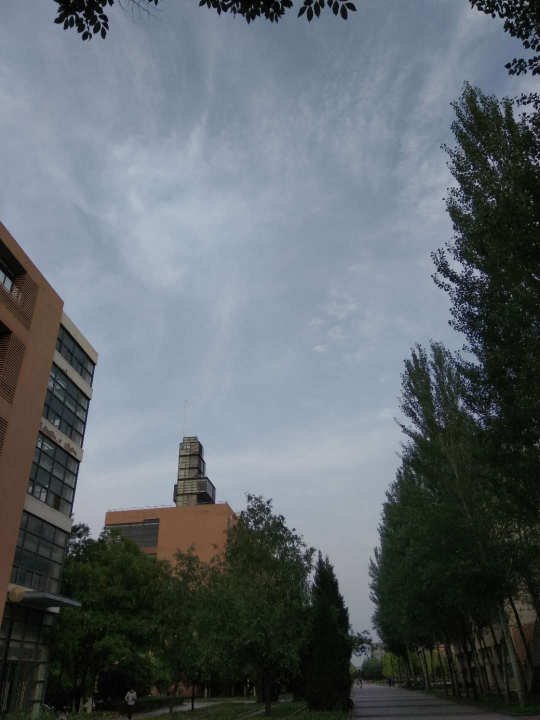
//> input picture OpenCV_Android/OpenCV_Android/name26.jpg, 1080 x 1440 px (shown at 1/2 size)
$ ./version3.0   (built with g++ and OpenCV 4)
//> lines starting //> are read from the running program, lines starting //| are printed output that depends on the picture; after the words box and inside, x2 and y2 are one past the last pixel; in counts of white or black regions, pixels touching at a corner belong together; pictures that were not available may be replaced by others from this repository, and a replacement may not be noted
#include<iostream>
#include <opencv.hpp>
#include <opencv2/highgui.hpp>
#include <opencv2/core/core.hpp>
#include <stdio.h>
#include <opencv2/imgproc.hpp>

#include <opencv2/ml/ml.hpp>
using namespace std;
using namespace cv;

//----------------------------------------
void printMatInfo(Mat img, string name);
void printMat(Mat img);
Mat IncreaseColor(Mat img, double Value);
Mat Gamma(Mat image);


void correcting(Mat src);
void printMatValue(Mat img);
void Wait_Wang();
Vec3b RandomColor(int value);
void Hough(Mat srcImage);
void ExcellentCorrecting(Mat src);
void Rotation(Mat img);

RNG rng(12345);


void yourname();
void callBack(int, void*);
void hsv_function();
void colorMap();
Mat TransferColor(Mat src);

void VS_Style();


//色相
int hmin = 0;
int hmin_Max = 360;
int hmax = 360;
int hmax_Max = 360;
//饱和度
int smin = 0;
int smin_Max = 255;
int smax = 255;
int smax_Max = 255;
//亮度
int vmin = 106;
int vmin_Max = 255;
int vmax = 250;
int vmax_Max = 255;
//显示原图的窗口
string windowName = "src";
//输出图像的显示窗口
string dstName = "dst";

//输入图像
Mat img = imread("name13.jpg");
//灰度值归一化
Mat bgr;
//HSV图像
Mat hsv;
//输出图像
Mat dst;


//----------------------------------------

int main() {
	Mat img;
	img = imread("name26.jpg");
//> img is the input picture: 1440 rows x 1080 cols, CV_8UC3; mean B, G, R 108, 102, 94.5
	resize(img, img, Size(800, 800));
//> img: 800 rows x 800 cols, CV_8UC3
	//yourname();
	//colorMap();
	VS_Style();
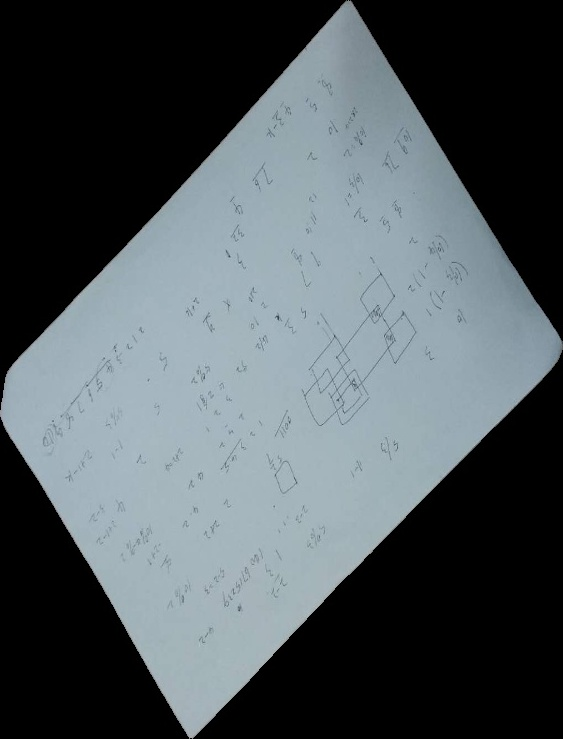
//> input picture OpenCV_Android/OpenCV_Android/rotation2.jpg, 563 x 739 px, given in place of yourname1.jpg, which was not available
//> in VS_Style, src is the input picture: 739 rows x 563 cols, CV_8UC3; mean B, G, R 91.3, 87.1, 78.4
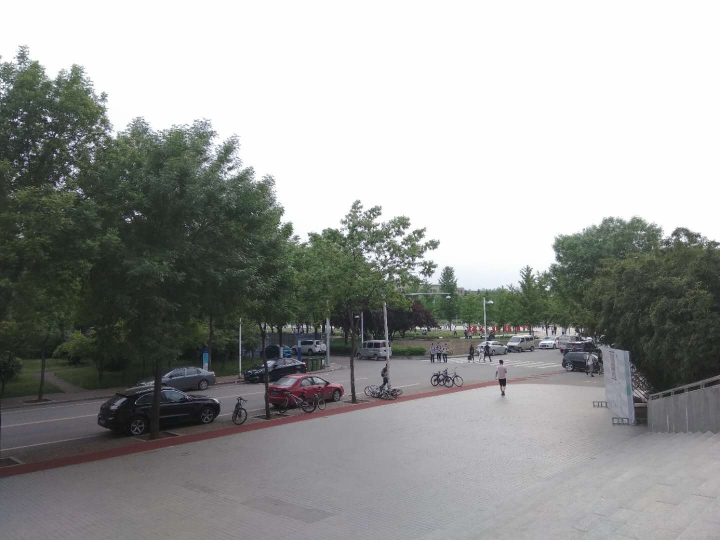
//> input picture OpenCV_Android/OpenCV_Android/name29.jpg, 1440 x 1080 px, given in place of sky1.jpg, which was not available (shown at 1/2 size)
//> in VS_Style, sky is the input picture: 1080 rows x 1440 cols, CV_8UC3; mean B, G, R 154.5, 156.2, 154.7
	//hsv_function();
	// TransferColor();
	// IncreaseColor(img,100.0);
	// Gamma(img);
	int  i = 0;
	cin >> i;

	img = imread("adjust14.jpg");
	//img = imread("rotation2.jpg");
	//Hough(img);
	printMat(img);
	Mat result(800, 800, CV_32F);
	resize(img, result, result.size(), 1, 1);
	printMat(result);
	ExcellentCorrecting(result);
	//Rotation(result);

}
//打印Mat的详细信息，长和宽
void printMat(Mat img) {
	cout << img << endl;
}
// [1219 lines left out: functions Rotation, ExcellentCorrecting, correcting, printMatValue, Wait_Wang, RandomColor and 5 more, not called in this run]

Mat TransferColor(Mat src) {
	cout << "TransferColor enter" << endl;
	Mat colorBlue = imread("sky12.jpg");
	// Mat src=imread("name29.jpg");
	resize(src, src, Size(800, 800));
	resize(colorBlue, colorBlue, Size(800, 800));
	imshow("src", src);
	imshow("colorBlue", colorBlue);
	//waitKey(0);
	cvtColor(colorBlue, colorBlue, COLOR_BGR2Lab);
//> colorBlue: 800 rows x 800 cols, CV_8UC3; mean of channels 0, 1, 2 159.6, 127, 128.9
	cvtColor(src, src, COLOR_BGR2Lab);
//> src: 800 rows x 800 cols, CV_8UC3; mean of channels 0, 1, 2 89.5, 125.9, 124.8
	imshow("src_Lab", src);
	imshow("colorBlue_Lab", colorBlue);
	//waitKey(0);
	//Scalar src_tempVal = cv::mean(src);
	//Scalar colorBlue_tempVal = cv::mean(colorBlue);
	Mat src_mean, src_Std;
	Mat colorBlue_mean, colorBlue_Std;
	meanStdDev(src, src_mean, src_Std, noArray());
//> src_mean = [89.46, 125.9, 124.8]; src_Std = [88.45, 2.11, 3.23]
	meanStdDev(colorBlue, colorBlue_mean, colorBlue_Std, noArray());
//> colorBlue_mean = [159.6, 127, 128.9]; colorBlue_Std = [81.91, 3.84, 3.76]
	printMatInfo(colorBlue, "colorBlue");
//| 16
//| [800 x 800]
//| 3
//| 0
	printMatInfo(src, "src");
//| 16
//| [800 x 800]
//| 3
//| 0
	printMatInfo(src_mean, "src_mean");
//| 6
//| [1 x 3]
//| 1
//| 6
	printMatInfo(src_Std, "src_Std");
//| 6
//| [1 x 3]
//| 1
//| 6
	printMatInfo(colorBlue_mean, "colorBlue_mean");
//| 6
//| [1 x 3]
//| 1
//| 6
	printMatInfo(colorBlue_Std, "colorBlue_Std");
//| 6
//| [1 x 3]
//| 1
//| 6
	printMat(src_mean);
//| [89.45773125000001;
//|  125.9184109375;
//|  124.7906390625]
//| [159.562628125;
//|  126.956078125;
//|  128.909409375]
	printMat(colorBlue_mean);
	//waitKey(0);

	//颜色映射
	//Size(cols, rows) opencv的api我真是无语了。幸好之前的都800*800的大小
	//列，行 不是 行，列
	for (int i = 0; i < src.cols; i++) {
		for (int j = 0; j < src.rows; j++) {

			for (int channels = 0; channels < 3; channels++) {
				double pix = src.at<Vec3b>(i, j)[channels];
				//Vec3b c_v = result.at<Vec3b>(i, j);
				double cm = colorBlue_mean.at<double>(channels, 0);
				double cs = colorBlue_Std.at<double>(channels, 0);
				double sm = src_mean.at<double>(channels, 0);
				double ss = src_Std.at<double>(channels, 0);
				/*			首先，将源图像原有的数据减掉源图像的均值

				L = l – ml

				A = a – ma

				B = b – mb

				再将得到的新数据按比例放缩，其放缩系数是两幅图像标准方差的比值

				L’ = (nl’ / nl)* L

				A’ = (na’ / na)* A

				B’ = (nb’ / nb)* B

				将得到的l’、a’、b’分别加上目标图像三个通道的均值，得到最终数据

				L = L’ + ml’

				A = A’ + ma’

				B = B’ + mb’

				整理后得到目标图像与源图像之间的像素关系表达

				L = (nl’ / nl)* (l – ml) + ml’

				A = (na’ / na)* (a – ma) + ma’

				B = (nb’ / nb)* (b – mb) + mb’*/

				pix = (pix - sm)*(cs / ss) + cm;

				//pix = (pix - colorBlue_mean.at<double>(0, channels))*
				//	(src_Std.at<double>(0, channels) / colorBlue_Std.at<double>(0, channels))
				//	+ src_mean.at<double>(0, channels);
				if (pix < 0) {
					pix = 0;
				}
				if (pix > 255) {
					pix = 255;
				}
				src.at<Vec3b>(i, j)[channels] = pix;


			}
		}
	}
//> src: 800 rows x 800 cols, CV_8UC3; mean of channels 0, 1, 2 159, 126.3, 128.3
	imshow("颜色迁移", src);
	cvtColor(src, src, COLOR_Lab2BGR);
	imshow("COLOR_Lab2BGR", src);
	waitKey(0);
	return src;


	//src_mean:
	//	img.type() : 6
	//		img.size() : [1 x 3]
	//		img.channels() : 1
	//		img.depth() : 6
	//
	//
	//		src_Std :
	//		img.type() : 6
	//		img.size() : [1 x 3]
	//		img.channels() : 1
	//		img.depth() : 6
	//
	//
	//		colorBlue_mean :
	//		img.type() : 6
	//		img.size() : [1 x 3]
	//		img.channels() : 1
	//		img.depth() : 6
	//
	//
	//		colorBlue_Std :
	//		img.type() : 6
	//		img.size() : [1 x 3]
	//		img.channels() : 1
	//		img.depth() : 6


}


void printMatInfo(Mat img, string name) {
	cout << endl;
	cout << name << " : " << endl;
	cout << "img.type() : ";
	cout << img.type() << endl;
	cout << "img.size() : ";
	cout << img.size() << endl;
	cout << "img.channels() : ";
	cout << img.channels() << endl;
	cout << "img.depth() : ";
	cout << img.depth() << endl;
	// depth 用来度量每一个像素中每一个通道的精度，但它本身与图像的通道数无关！depth数值越大，精度越高。在                 Opencv中，Mat.depth()得到的是一个0~6的数字，分别代表不同的位数，对应关系如下：
	// enum{CV_8U=0,CV_8S=1,CV_16U=2,CV_16S=3,CV_32S=4,CV_32F=5,CV_64F=6}

	// 其中U是unsigned的意思，S表示signed，也就是有符号和无符号数。

	// 可以理解为房间内每张床可以睡多少人，这个跟房间内有多少床并无关系；

	cout << endl;
}


void VS_Style() {
	Mat src;

	Mat kernel(5, 5, CV_8U);
	//excellent name6 and sky1
	//wrong: name24,12
	//bad: 9,7
	//excellent : name 21,20,18,8,5
	src = imread("yourname1.jpg");
	//none:4
	//excellent ： sky6,5
	Mat sky = imread("sky1.jpg");

	imshow("原始图", src);
	resize(src, src, Size(800, 800), 1, 1);
	Mat img, img_b, img_r;
	img_r = TransferColor(src);
	// img_r = Gamma(src);


	//img_r = src;

	Laplacian(src, img_b, -1, 3, 1, 0, 4);

	img = img_b + img_r;
	imshow("img_b+ img_r", img);
	imshow("img_b", img_b);
	//morphologyEx(img, img, MORPH_OPEN, kernel, Point(-1, -1), 1);
	//gamma变亮以后细节就会消失影响，后面的边缘操作
	//  img=Gamma(src);

	imshow("800X800图", img);
	waitKey(0);
	cvtColor(img, img, COLOR_BGR2HSV);
//> img: 800 rows x 800 cols, CV_8UC3; mean H, S, V 54.2, 29.4, 163.6

	imshow("COLOR_BGR2HSV图", img);

	Mat RGB_channels[3];
	split(img, RGB_channels);
	imshow("H", RGB_channels[0]);
	imshow("S", RGB_channels[1]);
	imshow("V", RGB_channels[2]);


	equalizeHist(RGB_channels[2], RGB_channels[2]);
	merge(RGB_channels, 3, img);
//> img: 800 rows x 800 cols, CV_8UC3; mean H, S, V 54.2, 29.4, 157.3
	imshow("hsv合成图", img);
	//blue
	inRange(img, Scalar(100, 43, 46), Scalar(124, 255, 255), img);
//> img: 800 rows x 800 cols, CV_8UC1; 0.01% white in thin lines or dots, all inside (x1, y1, x2, y2) = (2, 81, 786, 430)
	//white
	//inRange(img, Scalar(0, 0, 221), Scalar(360,30,255), img);
	imshow("掩码天空", img);
	medianBlur(img, img, 9);
//> img: 800 rows x 800 cols, CV_8UC1; every value is 0
	imshow("掩码天空，中值滤波", img);


	morphologyEx(img, img, MORPH_OPEN, kernel, Point(-1, -1), 10);
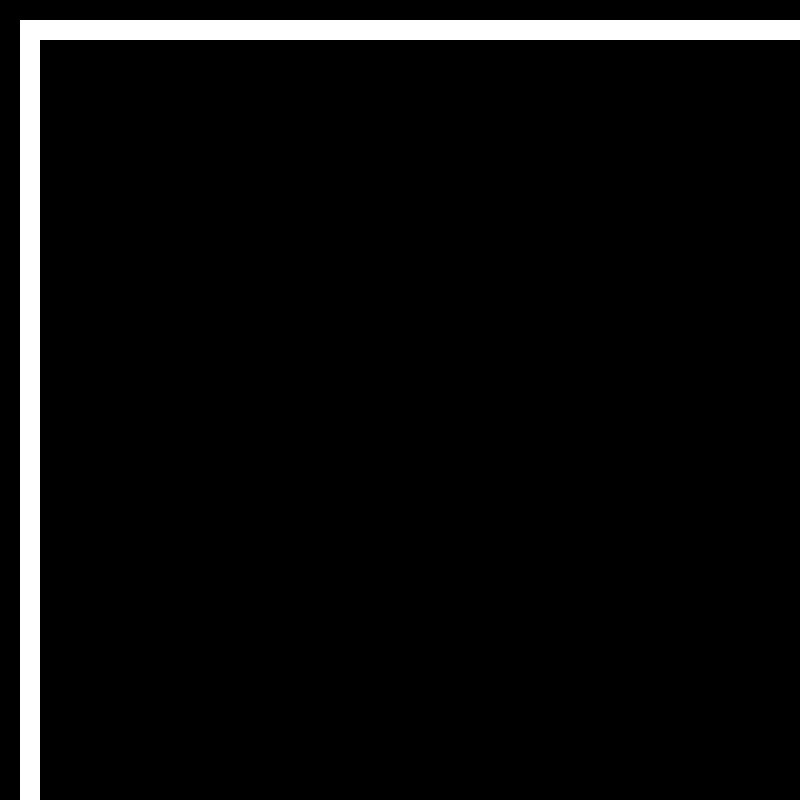
//> img: 800 rows x 800 cols, CV_8UC1; 4.8% white; 1 white region, box (x1, y1, x2, y2) and area: (20, 20, 800, 800) 30800
	medianBlur(img, img, 9);
//> img: 800 rows x 800 cols, CV_8UC1; 4.8% white; 1 white region
	imshow("多边形", img);
	// waitKey(0);

	vector<vector<Point> > contours;
	vector<Vec4i> hierarchy;
	double maxArea = 0;
	double maxLength = 0;
	int maxIndex = 0;
	findContours(img, contours, hierarchy, RETR_EXTERNAL, CV_CHAIN_APPROX_SIMPLE);
//> contours = 1 contour; box (x1, y1, x2, y2) and area: (20, 20, 800, 800) 29244
	imshow("img", img);

	Rect boundRect;
	Mat Wang_Rect(img.size(), src.type(), cv::Scalar(0));


	waitKey(0);


	for (int i = 0; i < contours.size(); i++) {
		//长度确定最大矩形周长，面积确定是否闭合。这样才能选择出想要的矩阵图形出来。缺一不可
		//目前并没有很好检测，可以直接提取矩形，只能近似。
		//所以仍然存在不完美
		if (maxLength < arcLength(contours[i], true) && maxArea<contourArea(contours[i])) {
			maxLength = arcLength(contours[i], true);
			maxArea = contourArea(contours[i]);
			maxIndex = i;
		}
		// drawContours(Wang_mark, contours, i, Scalar::all(i + 1), 1, 8, hierarchy);
		//drawContours(Wang_Rect, contours, i, Scalar(255), 1, 8, hierarchy);
		//cout << arcLength(contours[i], true) << endl;
		//drawContours(Wang_Mat, contours, i, Scalar::all(i + 1), 1, 8, hierarchy);//为什么要这样画？
	}
//> this loop made 1 pass
//> (maxLength, maxArea) on pass 1: (3111.9, 29244.5)
//> after the loop, maxLength = 3111.9; maxArea = 29244.5; maxIndex = 0

	boundRect = boundingRect(Mat(contours[maxIndex]));
//> boundRect = Rect(20, 20, 780, 780)
	rectangle(Wang_Rect, boundRect, Scalar(255, 255, 255), -1, 8, 0);
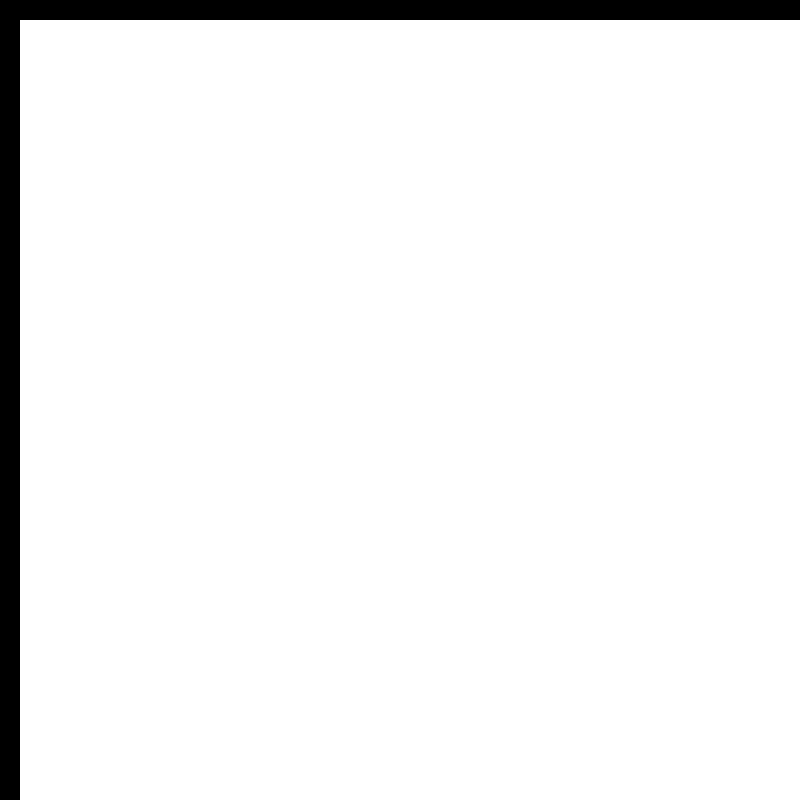
//> Wang_Rect: 800 rows x 800 cols, CV_8UC3; 95.1% white; 1 black region, box (x1, y1, x2, y2) and area: (0, 0, 800, 800) 31600

	imshow("Wang_Rect", Wang_Rect);

	int x = boundRect.x;
//> x = 20
	int y = boundRect.y;
//> y = 20
	int height = boundRect.height;
//> height = 780
	int width = boundRect.width;
//> width = 780


	Point 	p((x + width) / 2, (y + height) / 2);
//> p = Point(400, 400)


	Mat src_clone = src;
	resize(sky, sky, Size(800, 800));
	resize(src_clone, src_clone, Size(800, 800));
	cout << "sky.type" << sky.type() << endl;
//| sky.type16
	cout << "src_clone.type" << src_clone.type() << endl;
//| src_clone.type16
	imshow("src_clone", src_clone);
	imshow("sky", sky);
	imshow("src_clone_sky_img", img);
	waitKey(0);
	//cvtColor
	img = Wang_Rect;


	Mat result(sky.size(), sky.type(), cv::Scalar(0));
	printMatInfo(sky, "sky");
//| 16
//| [800 x 800]
//| 3
//| 0
	printMatInfo(src_clone, "src_clone");
//| 16
//| [800 x 800]
//| 3
//| 0
	printMatInfo(img, "img");
	seamlessClone(sky, src_clone, img, p, result, NORMAL_CLONE);
	imshow("result", result);

	imwrite("yourname.jpg", result);

	Mat org = imread("原始色图.jpg");
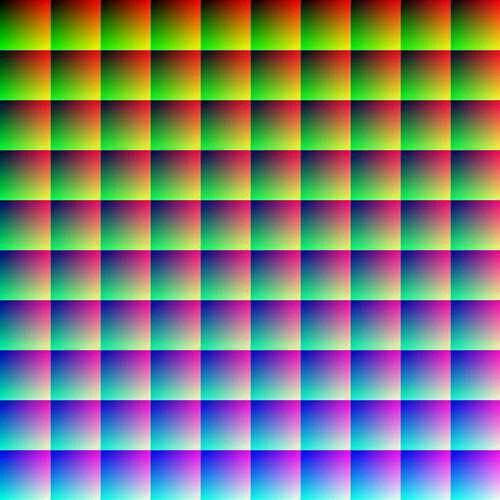
//> input picture OpenCV_Android/OpenCV_Android/原始色图.jpg, 500 x 500 px
//> org is the input picture: 500 rows x 500 cols, CV_8UC3; mean B, G, R 120.6, 126.4, 122.6
	Mat filter = imread("新海诚.jpg");
	resize(filter, filter, Size(800, 800));


	for (int i = 1; i < result.rows; i++) {
		for (int j = 1; j < result.cols; j++) {
			Vec3b c_v = result.at<Vec3b>(i, j);
			int x = c_v.val[1] / 4 + (c_v.val[0] / 32) * 64;
			int y = c_v.val[2] / 4 + (c_v.val[0] % 4) * 64;
			result.at<Vec3b>(i, j) = filter.at<Vec3b>(x, y);
		}
	}
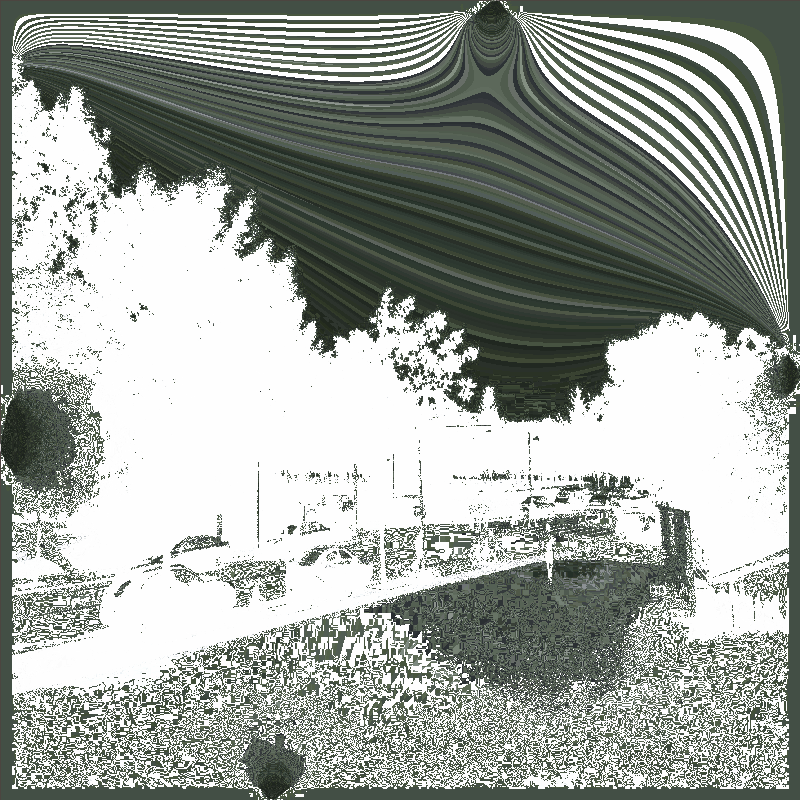
//> result: 800 rows x 800 cols, CV_8UC3; mean B, G, R 157.3, 163.2, 157.8
//> after the loop, x = 20; y = 20
	imshow("滤镜效果", result);


	waitKey(0);


	result = imread("yourname.jpg");
	Mat test = imread("yourname.jpg");


	Mat canny_img;
	bilateralFilter(test, canny_img, 5, 150, 150);
	bilateralFilter(canny_img, test, 5, 150, 150);

	src;
	cvtColor(test, src, CV_BGR2GRAY);
//> src: 800 rows x 800 cols, CV_8UC1

	Mat imgL;

	Laplacian(src, imgL, -1, 3, 1);
	imshow("Laplacian", imgL);


	Mat imgC;
	Canny(src, imgC, 30, 90);
//> imgC: 800 rows x 800 cols, CV_8UC1; 3% white in thin lines or dots
	imshow("Canny", imgC);


	Mat imgS, imgSx, imgSy, imgS0;
	Sobel(src, imgSx, -1, 0, 1);
	Sobel(src, imgSx, -1, 1, 0);
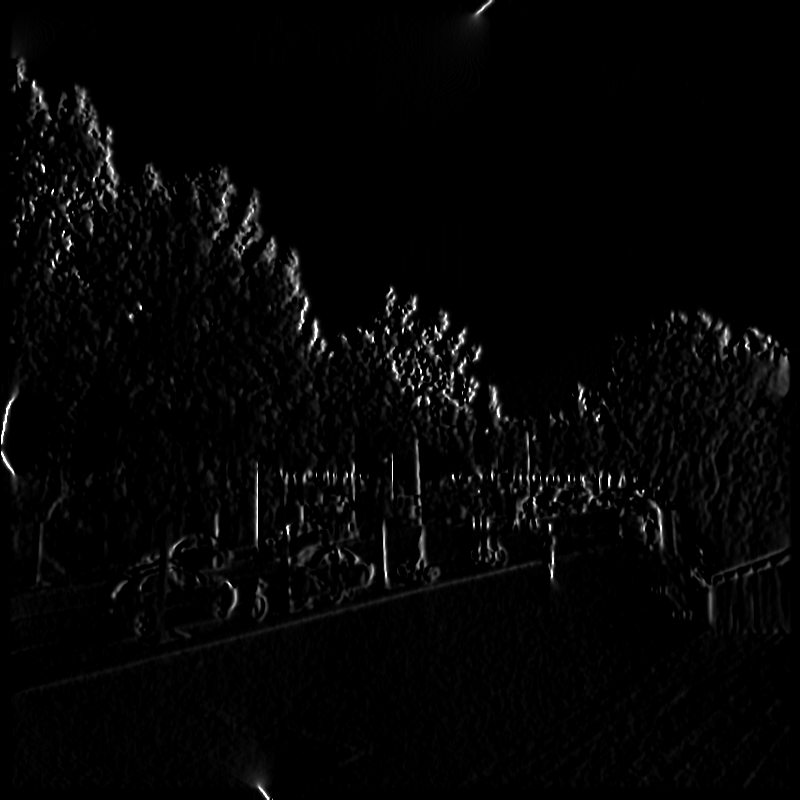
//> imgSx: 800 rows x 800 cols, CV_8UC1; min 0, max 255, mean 5.1
//> (the run ends here: the program stops with an error, at `imgS = imgSx + imgSy;`)
